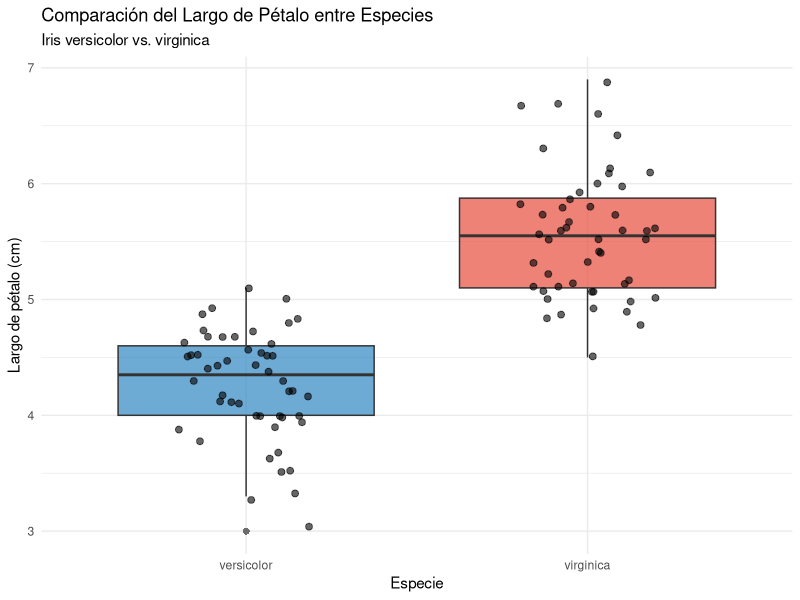
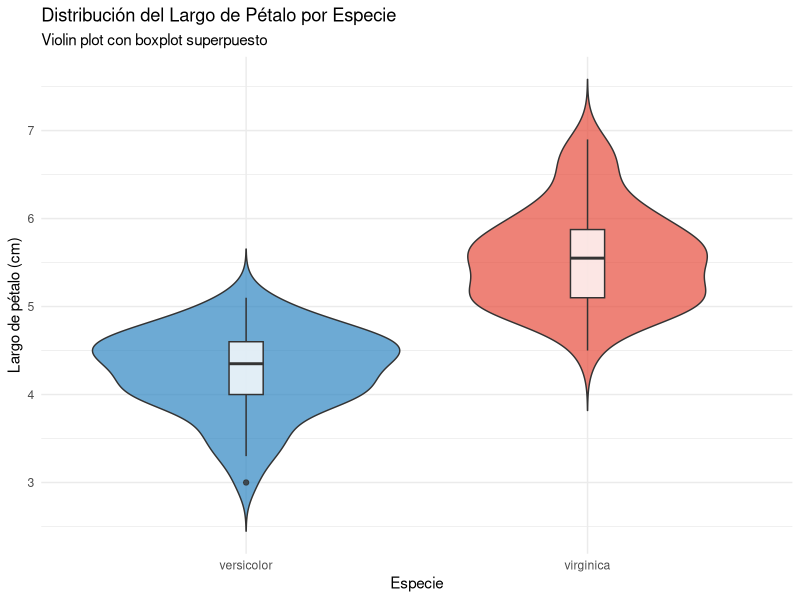

These charts were generated, in order, by the following R code:
## ---- chunk 1
knitr::opts_chunk$set(echo = TRUE)
library(ggplot2)
library(dplyr)
## ---- chunk 2
head(iris)
summary(iris)
str(iris)
table(iris$Species)
## ---- chunk 3
data_sub <- subset(iris, Species %in% c("versicolor", "virginica"))
nrow(data_sub)
table(data_sub$Species)
## ---- chunk 4
aggregate(Petal.Length ~ Species, data = data_sub, FUN = function(x) {
  c(n = length(x),
    media = mean(x),
    mediana = median(x),
    desv_est = sd(x),
    min = min(x),
    max = max(x))
})

by(data_sub$Petal.Length, data_sub$Species, summary)
## ---- chunk 5
versicolor_data <- data_sub$Petal.Length[data_sub$Species == "versicolor"]
virginica_data <- data_sub$Petal.Length[data_sub$Species == "virginica"]

# Pruebas de normalidad
shapiro_versicolor <- shapiro.test(versicolor_data)
shapiro_virginica <- shapiro.test(virginica_data)

cat("p-value Shapiro-Wilk versicolor:", shapiro_versicolor$p.value, "\n")
cat("p-value Shapiro-Wilk virginica:", shapiro_virginica$p.value, "\n")

# Prueba de igualdad de varianzas (Prueba F)
var_test <- var.test(versicolor_data, virginica_data)
cat("p-value prueba F de varianzas:", var_test$p.value, "\n")

equal_var <- var_test$p.value > 0.05
cat("¿Varianzas iguales?", equal_var, "\n")

# Justificación del tipo de prueba
if(equal_var) {
  cat("Se aplicará prueba t clásica (varianzas iguales)\n")
} else {
  cat("Se aplicará prueba t de Welch (varianzas diferentes)\n")
}
## ---- chunk 6
t_test_result <- t.test(Petal.Length ~ Species, 
                        data = data_sub,
                        var.equal = equal_var,
                        alternative = "two.sided",
                        conf.level = 0.95)
t_test_result
## ---- chunk 7
cohens_d <- function(x, y) {
  n1 <- length(x)
  n2 <- length(y)
  s_pooled <- sqrt(((n1-1)*var(x) + (n2-1)*var(y)) / (n1+n2-2))
  d <- (mean(x) - mean(y)) / s_pooled
  return(d)
}

cohen_d <- cohens_d(virginica_data, versicolor_data)
cat("Cohen's d:", round(cohen_d, 3), "\n")

efecto_interpretacion <- if(abs(cohen_d) < 0.2) {
  "pequeño"
} else if(abs(cohen_d) < 0.5) {
  "pequeño a mediano"  
} else if(abs(cohen_d) < 0.8) {
  "mediano a grande"
} else {
  "grande"
}
cat("Interpretación del tamaño del efecto:", efecto_interpretacion, "\n")
## ---- chunk 8
ggplot(data_sub, aes(x = Species, y = Petal.Length, fill = Species)) +
  geom_boxplot(alpha = 0.7, outlier.shape = 16, outlier.size = 2) +
  geom_jitter(width = 0.2, alpha = 0.6, size = 2) +
  scale_fill_manual(values = c("versicolor" = "#2E86C1", "virginica" = "#E74C3C")) +
  labs(title = "Comparación del Largo de Pétalo entre Especies",
       subtitle = "Iris versicolor vs. virginica",
       x = "Especie", y = "Largo de pétalo (cm)") +
  theme_minimal() +
  theme(legend.position = "none")
## ---- chunk 9
ggplot(data_sub, aes(x = Species, y = Petal.Length, fill = Species)) +
  geom_violin(alpha = 0.7, trim = FALSE) +
  geom_boxplot(width = 0.1, fill = "white", alpha = 0.8) +
  scale_fill_manual(values = c("versicolor" = "#2E86C1", "virginica" = "#E74C3C")) +
  labs(title = "Distribución del Largo de Pétalo por Especie",
       subtitle = "Violin plot con boxplot superpuesto",
       x = "Especie", y = "Largo de pétalo (cm)") +
  theme_minimal() +
  theme(legend.position = "none")
## ---- chunk 10
cat("=== RESUMEN DEL ANÁLISIS ESTADÍSTICO ===\n\n")

cat("Muestra: n_versicolor =", length(versicolor_data), 
    ", n_virginica =", length(virginica_data), "\n\n")

cat("MEDIAS:\n")
cat("Media versicolor:", round(mean(versicolor_data), 3), "cm\n")
cat("Media virginica:", round(mean(virginica_data), 3), "cm\n")
cat("Diferencia de medias:", round(mean(virginica_data) - mean(versicolor_data), 3), "cm\n\n")

cat("RESULTADOS DE LA PRUEBA t:\n")
cat("Estadístico t =", round(t_test_result$statistic, 3), "\n")
cat("Grados de libertad =", round(t_test_result$parameter, 1), "\n")
cat("p-value =", format(t_test_result$p.value, scientific = TRUE, digits = 3), "\n")
cat("Intervalo de confianza 95%: [", 
    round(t_test_result$conf.int[1], 3), ",", 
    round(t_test_result$conf.int[2], 3), "]\n\n")

cat("TAMAÑO DEL EFECTO:\n")
cat("Cohen's d =", round(cohen_d, 3), "(tamaño del efecto", efecto_interpretacion, ")\n\n")

cat("DECISIÓN ESTADÍSTICA:\n")
if(t_test_result$p.value < 0.05) {
  cat("Rechazamos H₀. Existe diferencia significativa entre las medias del largo de pétalo.\n")
} else {
  cat("No rechazamos H₀. No hay evidencia de diferencia significativa.\n")
}

cat("\nINTERPRETACIÓN BIOLÓGICA:\n")
if(t_test_result$p.value < 0.05) {
  cat("Las especies versicolor y virginica presentan diferencias morfológicas\n")
  cat("significativas en el largo de sus pétalos, lo que puede reflejar\n")
  cat("adaptaciones evolutivas distintas o presiones selectivas diferentes.\n")
} else {
  cat("No se detectaron diferencias significativas en el largo de pétalos\n")
  cat("entre las especies, sugiriendo similaridad en este rasgo morfológico.\n")
}
